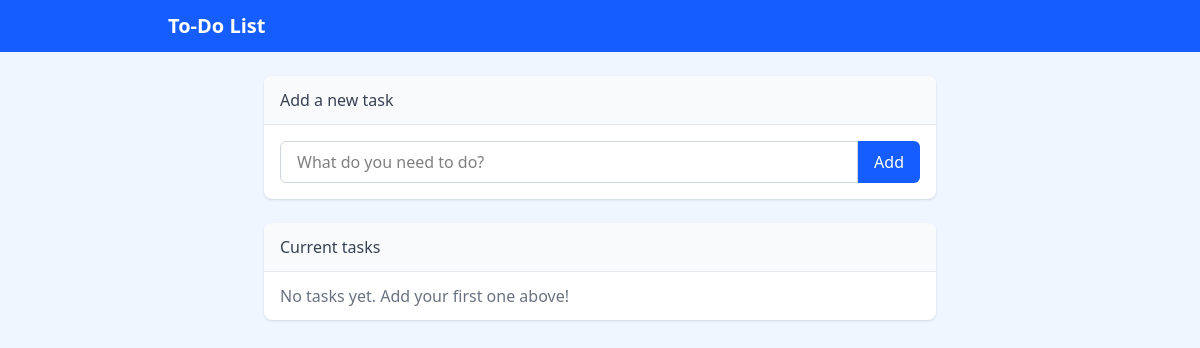
Page /tasks/task_list/ on the earlier database version.
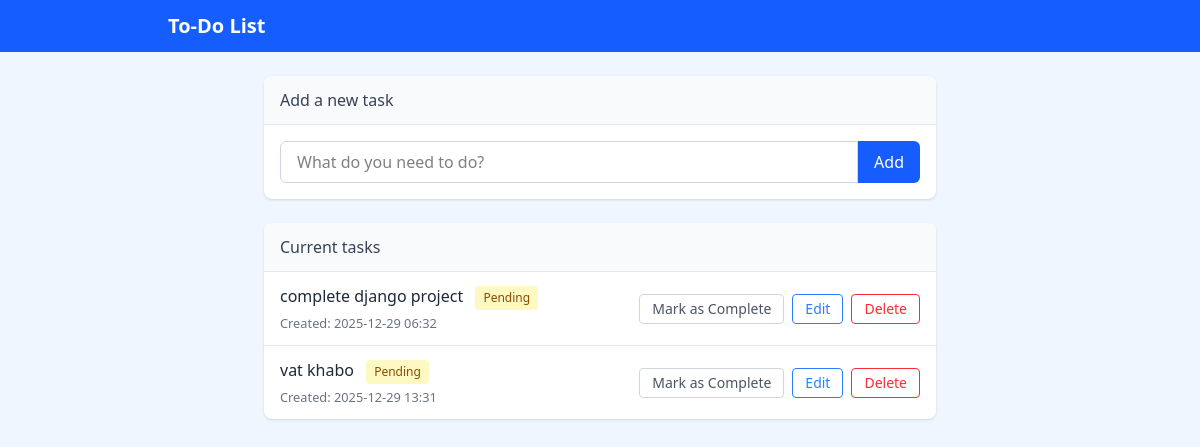
Same page on the later database version.
### tasks/models.py (models this page shows)
class Task(models.Model):
    title = models.CharField(max_length=200)
    completed = models.BooleanField(default=False)
    created_at = models.DateTimeField(auto_now_add=True)
    updated_at = models.DateTimeField(auto_now=True)

### tasks/views.py (the view)
# urls.py: path('task_list/', views.task_list, name='task_list'),
def task_list(request):
    tasks = Task.objects.all()
    context = {"tasks": tasks}
    return render(request, "tasks/task_list.html", context)

### tasks/templates/tasks/task_list.html (shortened to what this page needs)
{% extends "tasks/base.html" %}
{% block content %}
  <div class="flex justify-center">
    <div class="w-full max-w-2xl">
      <div class="bg-white rounded-lg shadow mb-6">
        <div class="bg-gray-50 px-4 py-3 border-b border-gray-200 rounded-t-lg font-medium text-gray-700">
          Add a new task
        </div>
        <div class="p-4">
          <form method="post" action="{% url 'tasks:add_task' %}">
            <div class="flex">
              <input
                type="text"
                name="title"
                class="flex-1 border border-gray-300 rounded-l-md px-4 py-2 focus:outline-none focus:ring-2 focus:ring-blue-500 focus:border-transparent"
                placeholder="What do you need to do?"
                required
              >
              <button class="bg-blue-600 hover:bg-blue-700 text-white px-4 py-2 rounded-r-md transition-colors" type="submit">Add</button>
            </div>
          </form>
        </div>
      </div>
      <div class="bg-white rounded-lg shadow">
        <div class="bg-gray-50 px-4 py-3 border-b border-gray-200 rounded-t-lg font-medium text-gray-700">
          Current tasks
        </div>
        <ul class="divide-y divide-gray-200">
          {% if tasks %}
            {% for task in tasks %}
              <li class="px-4 py-3 flex flex-col sm:flex-row sm:justify-between sm:items-center gap-3">
                <div>
                  {% if task.completed %}
                    <span class="line-through text-gray-400">
                      {{ task.title }}
                    </span>
                    <span class="inline-block bg-green-100 text-green-800 text-xs px-2 py-1 rounded ml-2">Completed</span>
                  {% else %}
                    <span class="text-gray-800">{{ task.title }}</span>
                    <span class="inline-block bg-yellow-100 text-yellow-800 text-xs px-2 py-1 rounded ml-2">Pending</span>
                  {% endif %}
                  <small class="text-gray-500 block mt-1">
                    Created: {{ task.created_at|date:"Y-m-d H:i" }}
                  </small>
                </div>
                <div class="flex gap-2">
                  <a
                    href="{% url 'tasks:toggle_task' task.id %}"
                    class="text-sm border border-gray-300 text-gray-600 hover:bg-gray-100 px-3 py-1 rounded transition-colors"
                  >
                    {% if task.completed %}Mark as Incomplete{% else %}Mark as Complete{% endif %}
                  </a>
                  <a
                    href="{% url 'tasks:edit_task' task.id %}"
                    class="text-sm border border-blue-500 text-blue-500 hover:bg-blue-50 px-3 py-1 rounded transition-colors"
                  >
                    Edit
                  </a>
                  <a
                    href="{% url 'tasks:delete_task' task.id %}"
                    class="text-sm border border-red-500 text-red-500 hover:bg-red-50 px-3 py-1 rounded transition-colors"
                  >
                    Delete
                  </a>
                </div>
              </li>
            {% endfor %}
          {% else %}
            <li class="px-4 py-3 text-gray-500">
              No tasks yet. Add your first one above!
            </li>
          {% endif %}
        </ul>
      </div>
    </div>
  </div>
{% endblock %}

### tasks/templates/tasks/base.html (shortened to what this page needs)
<!doctype html>
<html lang="en">
  <head>
    <script src="https://cdn.jsdelivr.net/npm/@tailwindcss/browser@4"></script>
  </head>
  <body class="bg-blue-50 min-h-screen">
    <nav class="bg-blue-600 mb-6">
      <div class="max-w-4xl mx-auto px-4 py-3">
        <a class="text-white text-xl font-semibold hover:text-gray-300" href="{% url 'tasks:task_list' %}">To-Do List</a>
      </div>
    </nav>
    <main class="max-w-4xl mx-auto px-4">
      {% block content %}{% endblock %}
    </main>
  </body>
</html>

Differences in the rows shown:
added Task: title "complete django project", created_at "2025-12-29 06:32", completed "Mark as Complete"
added Task: title "vat khabo", created_at "2025-12-29 13:31", completed "Mark as Complete"
Other differences:
text no longer shown: "No tasks yet. Add your first one above!"
